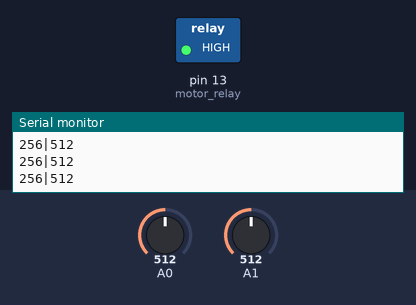
Simulated run of this sketch. Board: Arduino Uno, built with avr-gcc and run on an emulated ATmega328P. On the bench: switched loads named in the sketch (green lamp = pin HIGH), the last lines printed to the serial monitor. The inputs (shaded band) are chosen by the test bench; at power-on: A0 = 512, A1 = 512.

Above: at 1.2 s.
1.3 s: A0 set to 77
2.8 s: A0 set to 64
At 3.9 s:
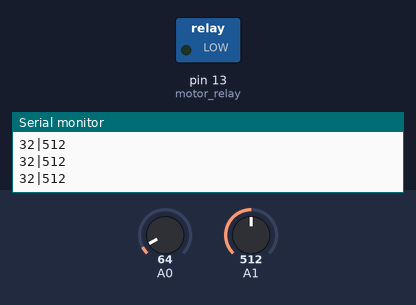
4.3 s: A0 set to 122
At 4.9 s:
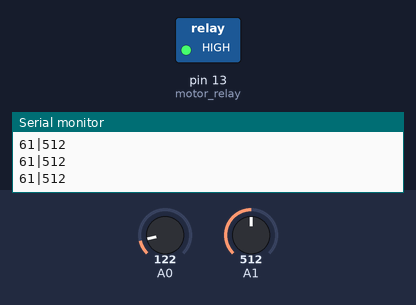
5.8 s: A0 set to 25
At 6.9 s:
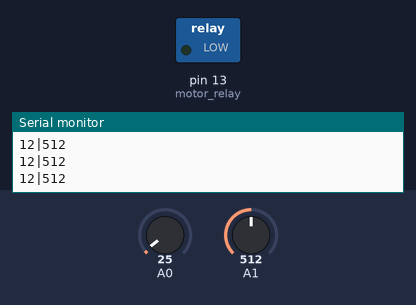
Timing chart, 0 to 8.3 s (numbered marks = the images above; inputs shaded):
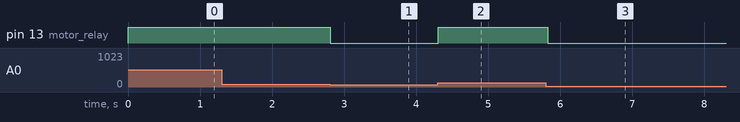

Measured:
- the behaviour switches between 70 and 69 on A0 (found by bisection; images 0 and 1)
- after the input at 2.8 s, pin 13 (motor_relay): HIGH → LOW at once
- after the input at 4.3 s, pin 13 (motor_relay): LOW → HIGH at once
- after the input at 5.8 s, pin 13 (motor_relay): HIGH → LOW at once

The sketch:

TX_code_Irrigation.ino
```cpp
int motor_relay = 13;
void setup()
{
  Serial.begin(9600);
  pinMode(motor_relay, OUTPUT);
}

void loop()
{
  int sensor_LM35 = analogRead(A0);
  int temp = sensor_LM35 / 2;
  int Soil_sensor = analogRead(A1);
  if ((Soil_sensor <= 512) && (temp >= 35))
  {
    digitalWrite(motor_relay, HIGH);
    Serial.print('\r');
    Serial.print(temp);
    Serial.print('|');
    Serial.print(Soil_sensor);
    Serial.print('\n');
    delay(30);
  }
  else
  {
    digitalWrite(motor_relay, LOW);
    Serial.print('\r');
    Serial.print(temp);
    Serial.print('|');
    Serial.print(Soil_sensor);
    Serial.print('\n');
    delay(30);
  }
}
```
